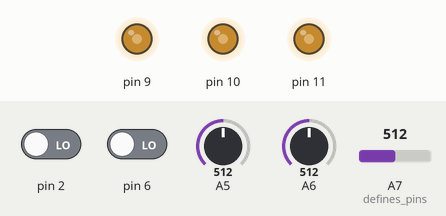
A program run on a simulated Arduino Uno, built with avr-gcc and run on an emulated ATmega328P. Shown: output pins drawn as LEDs (lit = HIGH). The inputs (shaded band) are chosen by the test bench; at power-on: A5 = 512, A6 = 512, A7 (defines_pins) = 512, pin 2 LOW, pin 6 LOW. No radio packets arrive unless stated.

Above: at 1.2 s.
1.3 s: A5 set to 716
At 2.1 s:
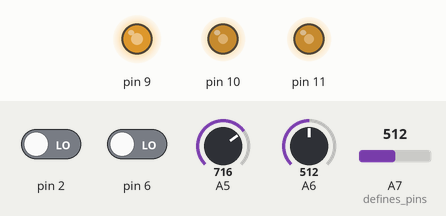
2.8 s: A6 set to 716
At 3.2 s:
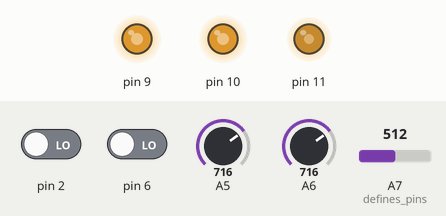
4.3 s: A7 (defines_pins) set to 716
At 5.5 s:
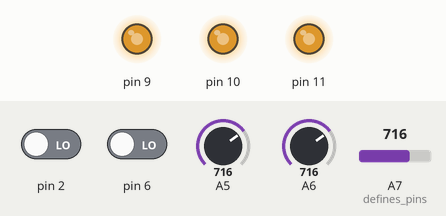
5.8 s: A5 set to 900
At 6.7 s:
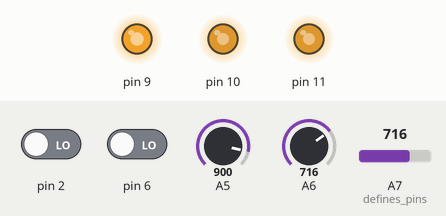
7.3 s: A6 set to 900
At 7.8 s:
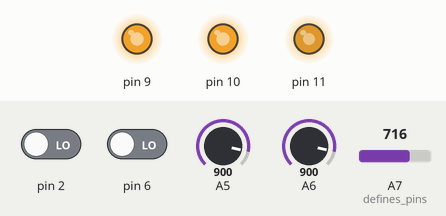
8.8 s: A7 (defines_pins) set to 900
At 10.2 s:
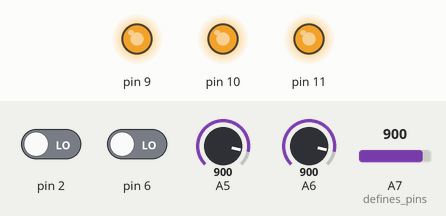
Timing chart, 0 to 11.3 s (numbered marks = the images above; inputs shaded):
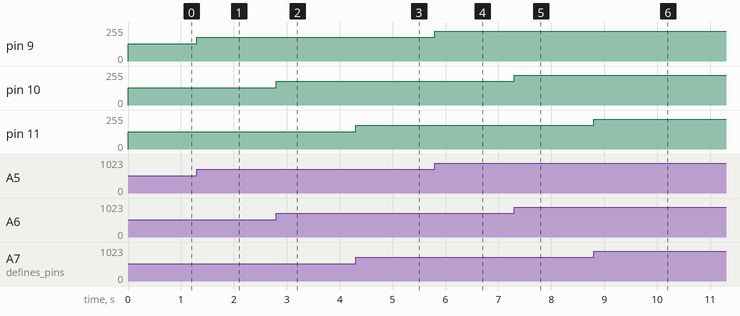

Measured:
- after the input at 1.3 s, pin 9: 128/255 → 179/255 at once
- after the input at 2.8 s, pin 10: 128/255 → 179/255 at once
- after the input at 4.3 s, pin 11: 128/255 → 179/255 at once
- after the input at 5.8 s, pin 9: 179/255 → 225/255 at once
- after the input at 7.3 s, pin 10: 179/255 → 225/255 at once
- after the input at 8.8 s, pin 11: 179/255 → 225/255 at once

The program:

main.cpp
```cpp
#include <SPI.h>
#include "printf.h"
#include "RF24.h"
#include <Arduino.h>

#define CE_PIN 7
#define CSN_PIN 8

// this structure will contain all data that is sent through radio
struct{
    uint8_t instructionType;
    uint8_t red;
    uint8_t green;
    uint8_t blue;
    uint8_t alpha;
}rfcommand;

bool send = false;
bool off = false;
bool radioNumber = 1;

// instantiate an object for the nRF24L01 transceiver
RF24 radio(CE_PIN, CSN_PIN);
const uint8_t address[6] = "00001";

void setup(){
    pinMode(A7, INPUT); //defines pins
    pinMode(A6, INPUT);
    pinMode(A5, INPUT);
    pinMode(6, INPUT);
    pinMode(2, INPUT);
    pinMode(9, OUTPUT);
    pinMode(10, OUTPUT);
    pinMode(11, OUTPUT);

    Serial.begin(115200);
    // This code sets up the radio to transmit
    radioNumber = 1;
    radio.begin();
    radio.openWritingPipe(address);
    radio.setPALevel(RF24_PA_LOW);
    radio.stopListening();
}

void loop(){
    rfcommand.red = 0.25 * analogRead(A7);
    rfcommand.green = 0.25 * analogRead(A6);
    rfcommand.blue = 0.25 * analogRead(A5);
    // Show user what their currently configured color is
    analogWrite(11, rfcommand.red);
    analogWrite(10, rfcommand.green);
    analogWrite(9, rfcommand.blue);
    // This code will run only when the button to send the data is pressed, before that the user can configure the setting.
    send = digitalRead(6);
    off = digitalRead(2);
    if(send){
        rfcommand.instructionType = 1;
        radio.write(&rfcommand, sizeof(rfcommand));
        Serial.print("red=");
        Serial.println(rfcommand.red);
        Serial.print("green=");
        Serial.println(rfcommand.green);
        Serial.print("blue=");
        Serial.println(rfcommand.blue);
    };
    if(off){
        rfcommand.instructionType = 2;
        radio.write(&rfcommand, sizeof(rfcommand));
    };

}
```
